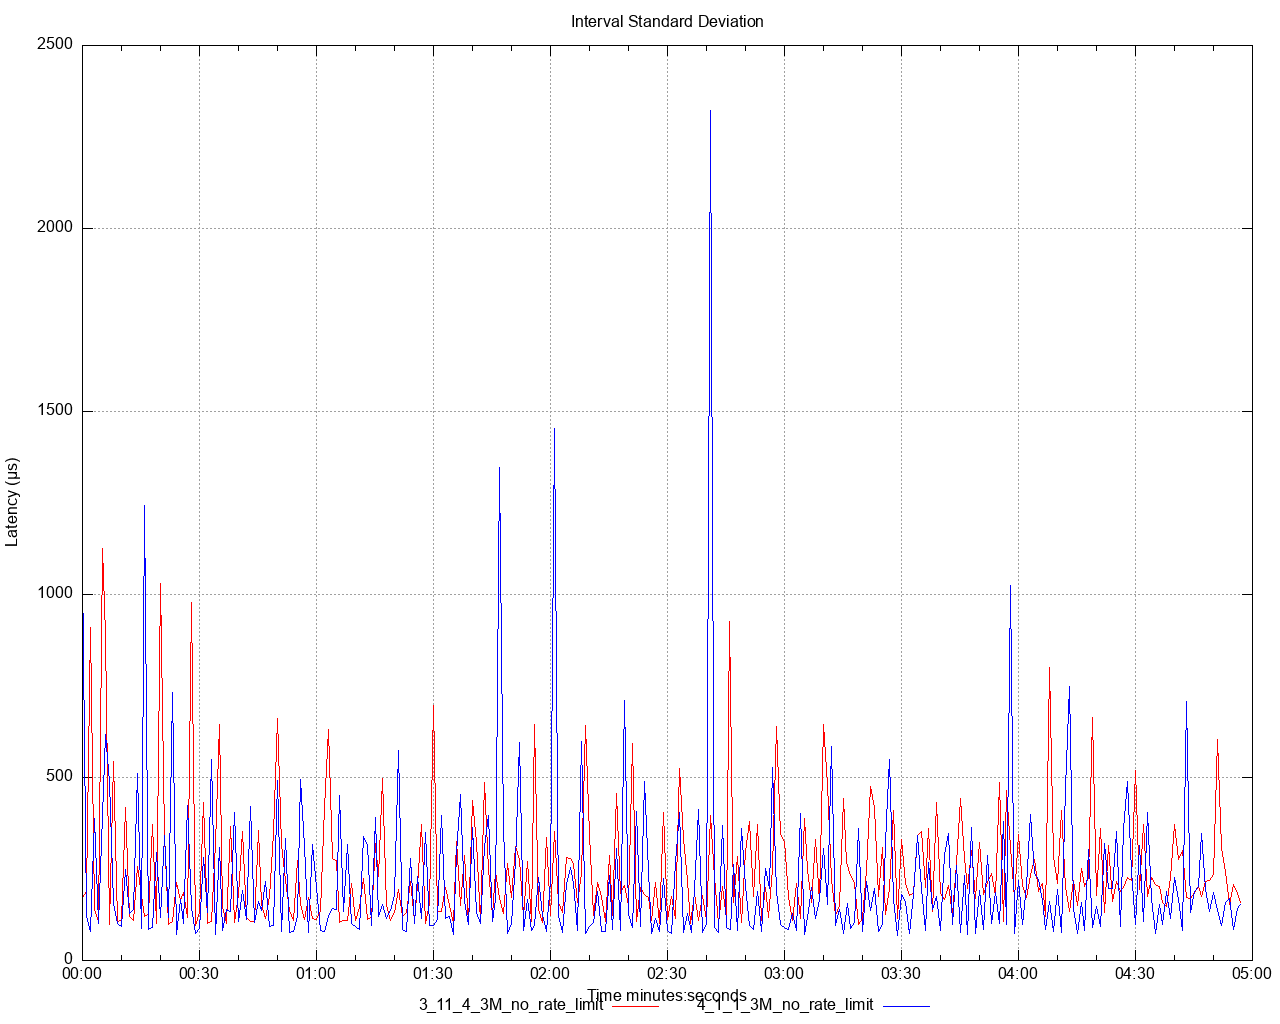

The script that saved this image:
set title 'Interval Standard Deviation' noenhanced
set style data lines
set datafile separator ","
set terminal png size 1280,1024
set grid
set key below
set xdata time
set timefmt "%s"
offset = 0
t0(x)=(offset=($0==0) ? x : offset, x - offset)
set xlabel 'Time minutes:seconds'
set ylabel 'Latency (μs)'
set output '/Users/ahmet.mircik/simulator/tests/report_3M_no_rate_limit/latency/latency_interval_std_deviation_set.png'
plot \
   '/Users/ahmet.mircik/simulator/tests/report_3M_no_rate_limit/data/latency_interval_std_deviation_set_1.data' using (t0(timecolumn(1))):2 title "3_11_4_3M_no_rate_limit" noenhanced lt rgb "red", \
   '/Users/ahmet.mircik/simulator/tests/report_3M_no_rate_limit/data/latency_interval_std_deviation_set_2.data' using (t0(timecolumn(1))):2 title "4_1_1_3M_no_rate_limit" noenhanced lt rgb "blue", \
